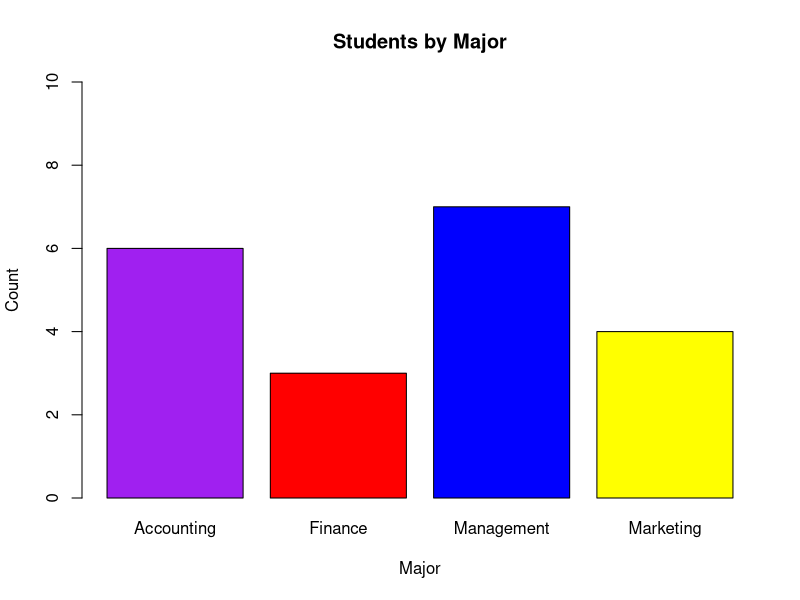
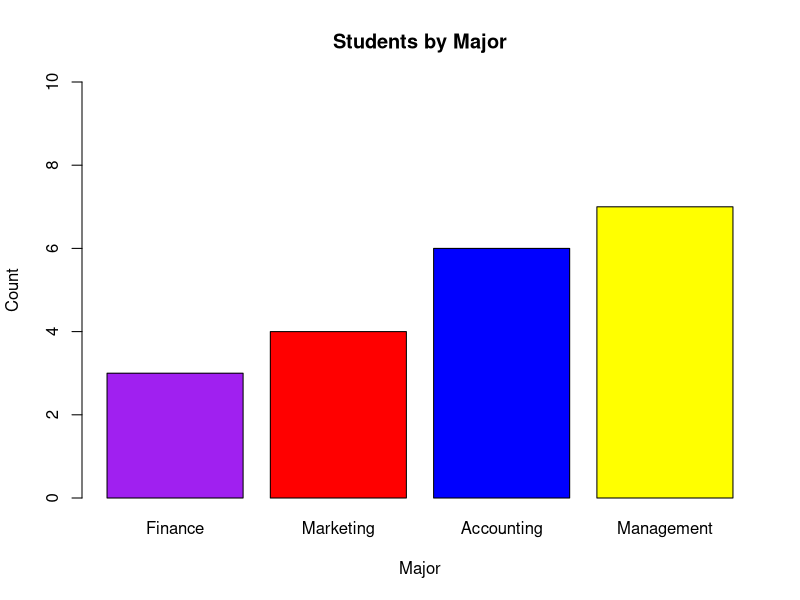
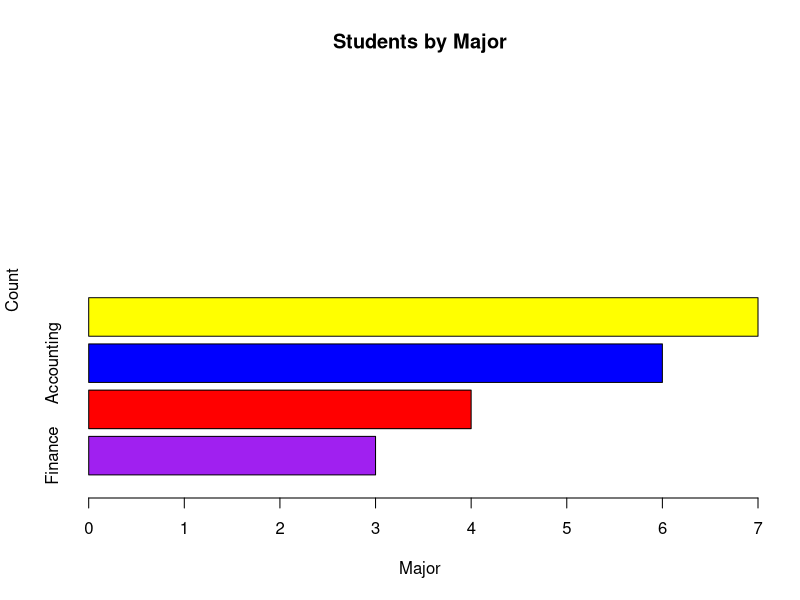
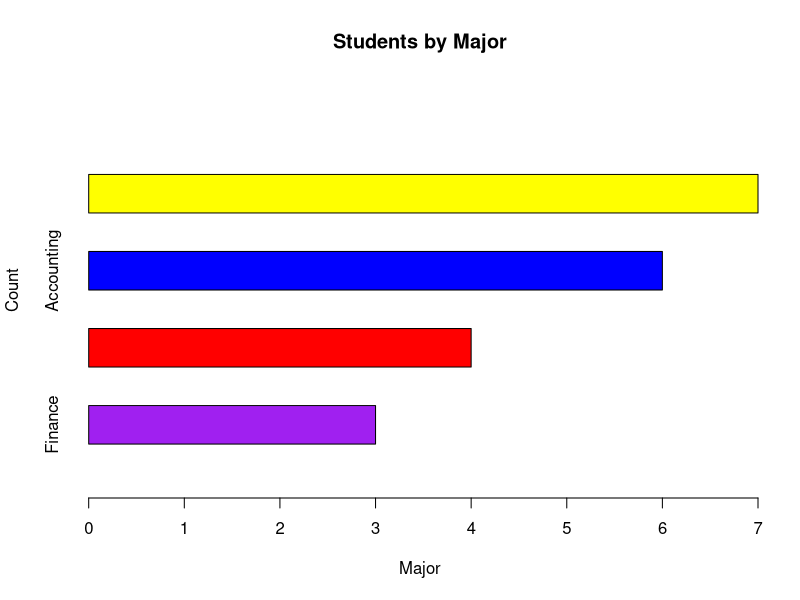

R code for these plots, in order:
Students <- c(rep('Marketing',4), rep('Accounting',6), rep('Finance',3), rep('Management',7))
print(Students)
table(Students)
sum(table(Students))
barplot(table(Students), col = c('purple', 'red', 'blue', 'yellow', 'green'), xlab = 'Major', ylab='Count', ylim=c(0,10), main='Students by Major')
barplot(sort(table(Students)), col = c('purple', 'red', 'blue', 'yellow', 'green'), xlab = 'Major', ylab='Count', ylim=c(0,10), main='Students by Major')
barplot(sort(table(Students)), horiz=TRUE, col = c('purple', 'red', 'blue', 'yellow', 'green'), xlab = 'Major', ylab='Count', ylim=c(0,10), main='Students by Major')
barplot(sort(table(Students)), space=1, horiz=TRUE, col = c('purple', 'red', 'blue', 'yellow', 'green'), xlab = 'Major', ylab='Count', ylim=c(0,10), main='Students by Major')

